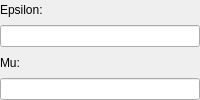
            <widget class="QWidget" name="page_Normal">
             <property name="sizePolicy">
              <sizepolicy hsizetype="Preferred" vsizetype="Fixed">
               <horstretch>0</horstretch>
               <verstretch>0</verstretch>
              </sizepolicy>
             </property>
             <layout class="QVBoxLayout" name="verticalLayout_18">
              <property name="spacing">
               <number>6</number>
              </property>
              <property name="leftMargin">
               <number>0</number>
              </property>
              <property name="topMargin">
               <number>0</number>
              </property>
              <property name="rightMargin">
               <number>0</number>
              </property>
              <property name="bottomMargin">
               <number>0</number>
              </property>
              <item>
               <widget class="QLabel" name="label_4">
                <property name="text">
                 <string>Epsilon:</string>
                </property>
               </widget>
              </item>
              <item>
               <widget class="QLineEdit" name="lineEdit_Epsilon"/>
              </item>
              <item>
               <widget class="QLabel" name="label_5">
                <property name="text">
                 <string>Mu:</string>
                </property>
               </widget>
              </item>
              <item>
               <widget class="QLineEdit" name="lineEdit_Mu"/>
              </item>
             </layout>
            </widget>
